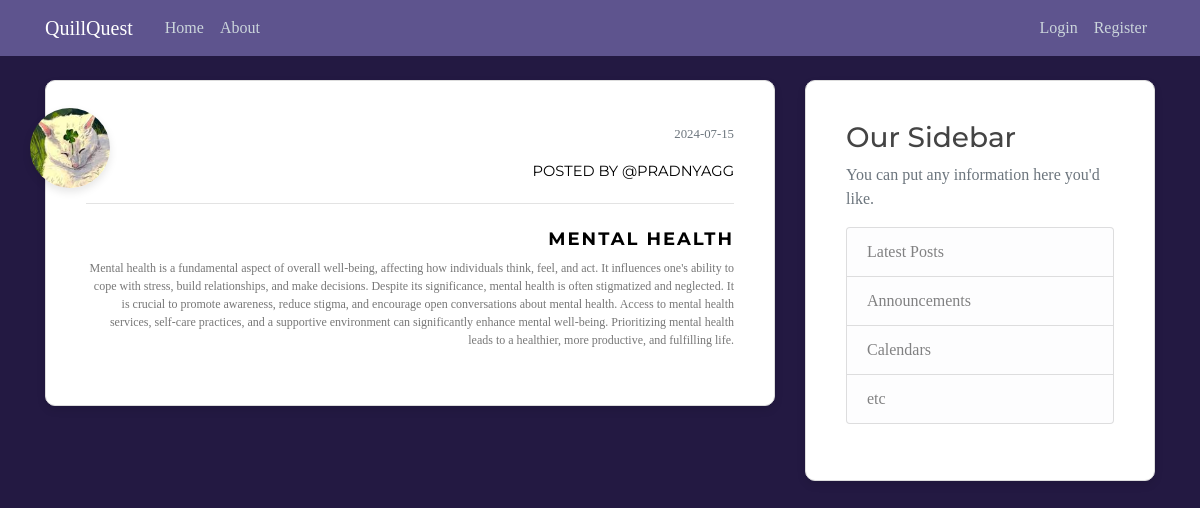
The page /post/53 on the database its author committed.
### flaskblog/models.py (models this page shows, shortened)
class User(db.Model, UserMixin): #import from db.Model
    __tablename__ = "user"
    id = db.Column(db.Integer, primary_key= True )
    username = db.Column(db.String(20), unique= True, nullable= False)
    email = db.Column(db.String(120), unique= True, nullable= False)
    image_file = db.Column(db.String(120), nullable= False, default = 'default.jpeg') #hashing for length
    password = db.Column(db.String(60), nullable= False)
    posts = db.relationship ('Post', backref = 'author', lazy =  True) #one-to-many relationship; backref: author attribute to get user of post ; lazy: loads in one go

class Post(db.Model):
    __tablename__ = "post"
    id = db.Column(db.Integer, primary_key= True )
    title = db.Column(db.String(100), nullable= False)
    date_posted= db.Column(db.DateTime, nullable= False, default= datetime.utcnow ) # no (): function as arguement; not current time
    content = db.Column(db.Text, nullable= False)
    user_id = db.Column( db.Integer, db.ForeignKey('user.id'), nullable = False) #lowercase user not class; table and column name

### flaskblog/posts/routes.py (the view)
@posts.route("/post/<int:post_id>")
def post(post_id):
    post = Post.query.get_or_404(post_id)
    return render_template('post.html', title=post.title, post = post)

### flaskblog/templates/post.html (shortened to what this page needs)
{% extends "layout.html" %}
{% block content %}
  <article class="media content-section">
    <img class="rounded-circle article-img" style="width: 80px; height: 80px; box-shadow: 0 4px 8px rgba(0, 0, 0, 0.1);" src="{{ url_for('static', filename='profile_pics/' + post.author.image_file) }}">
    <div class="media-body" style="text-align: right;">
      <div class="article-metadata">
        <small class="text-muted">{{ post.date_posted.strftime('%Y-%m-%d') }} </small> <br>
        <a style="font-size: 11pt;" href="{{  url_for('users.user_posts', username=post.author.username)  }}"> posted by @{{ post.author.username }} </a>
        <div> <br>
        </div>
      </div>
        <h2 class = "article-title" style="font-weight:bold;" > {{ post.title }} </h2>
        <p class="article-content"> {{ post.content }} </p>
    </div>
  </article>
  {% endblock %}

### flaskblog/static/main.css (style rules this page uses)
body { background: #231942; color: #777; font-family: 'Merriweather', serif; font-size: 16px; margin-top: 5rem; }
h1, h2, h3, h4, h5, h6 { color: #444444; font-family: 'Montserrat', sans-serif; }
.content-section { background: #ffffff; padding: 40px; border: 1px solid #dddddd; border-radius: 10px; box-shadow: 0 4px 8px rgba(0, 0, 0, 0.1); margin-bottom: 20px; position: relative; transition: 0.4s; }
.content-section::before { content: ""; position: absolute; bottom: 0; height: 2px; width: 0%; background: #333333; right: 0; transition: width 0.4s; }
.article-title { color: black; font-size: 18px; margin-top: 25px; letter-spacing: 2px; text-transform: uppercase; }
.article-content { white-space: pre-line; font-size: 12px; }
.article-img { height: 65px; width: 65px; margin-right: 16px; position: absolute; top: 27px; left: -16px; cursor: pointer; }
.article-metadata { padding-bottom: 1px; margin-bottom: 4px; border-bottom: 1px solid #e3e3e3; }
.article-metadata a { font-family: 'Montserrat', sans-serif; font-size: 12px; text-transform: uppercase; color: black; margin-top: 10px; transition: 0.4s; display: inline-block; top: 5px; position: relative; }

### rows shown on the page
User: image_file (picture), author.username "PRADNYAGG"
Post: date_posted "2024-07-15", title "MENTAL HEALTH", content "Mental health is a fundamental aspect of overall well-being, affecting how individuals think, feel, and act. It influences one's ability to cope with stress, build relationships, and make decisions. Despite its significance, mental health is often stigmatized and neglected. It is crucial to promote awareness, reduce stigma, and encourage open conversations about mental health. Access to mental health services, self-care practices, and a supportive environment can significantly enhance mental well-being. Prioritizing mental health leads to a healthier, more productive, and fulfilling life."
